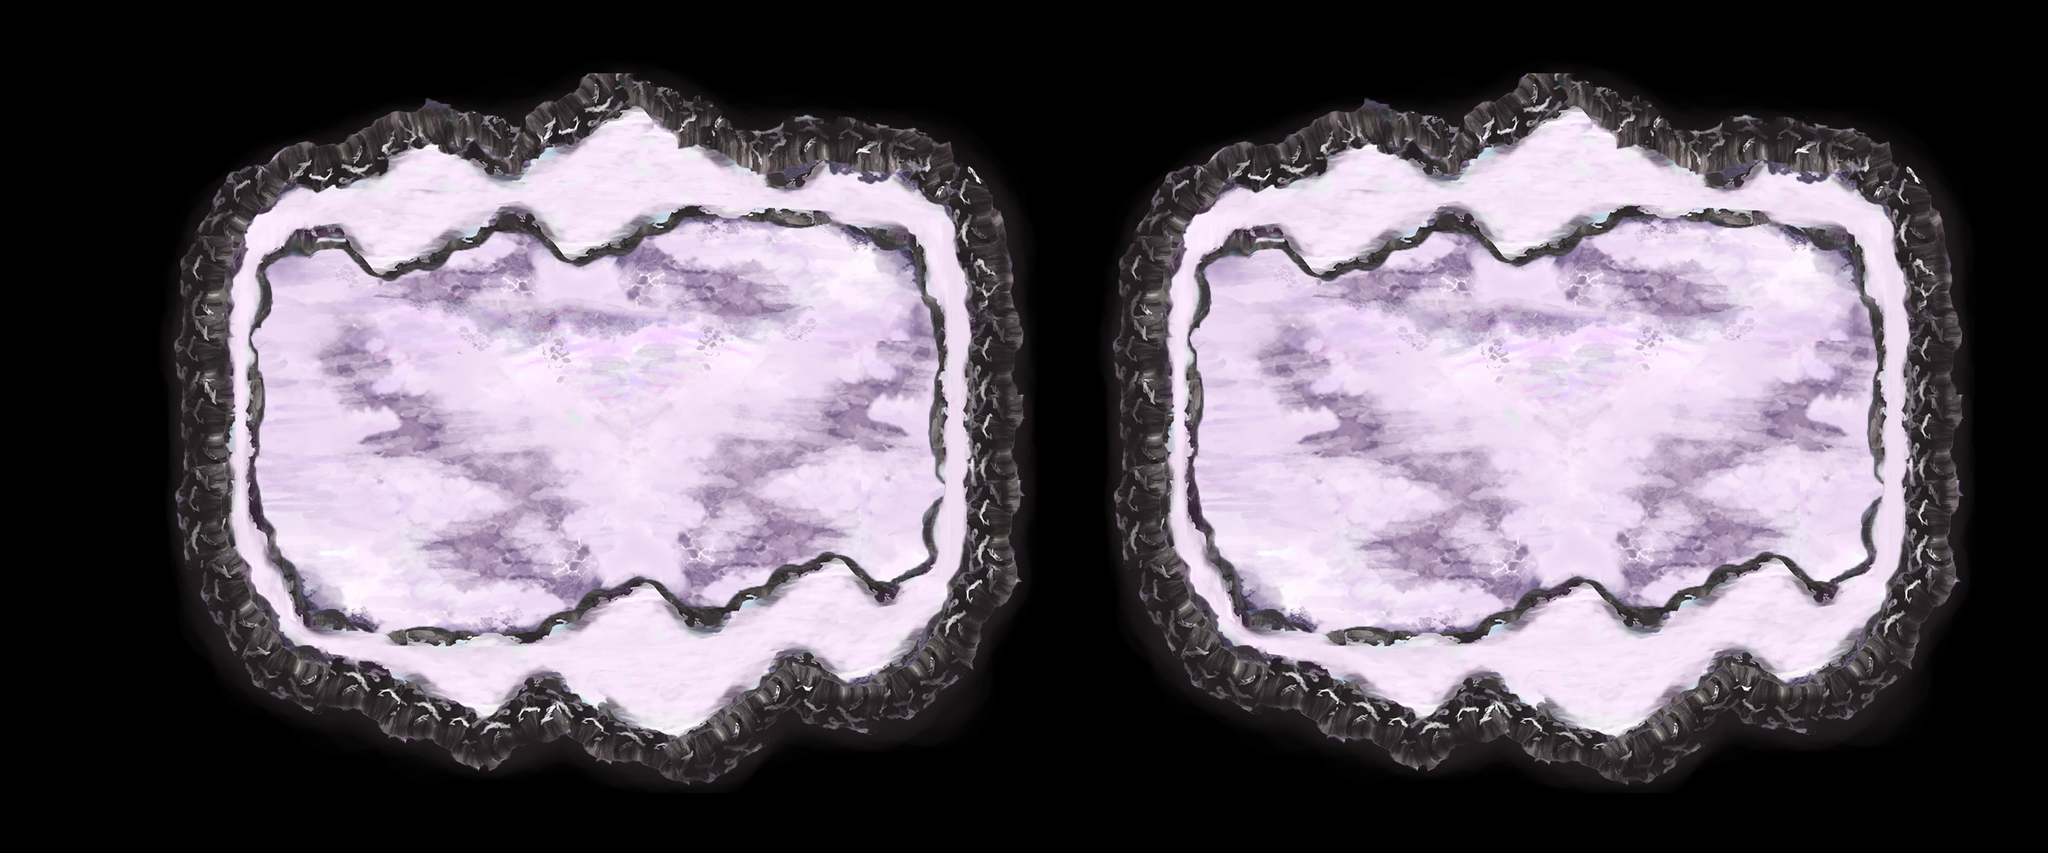

This game map was drawn from its Tiled (.tmx) file and the tilesets committed beside it. A one-line description and the trimmed map source follow:
An orthogonal 72x30 tile map with 36x36 px tiles, 4 tile layers (bg, vWalls, hWalls, tiles).

<map version="1.0" orientation="orthogonal" width="72" height="30" tilewidth="36" tileheight="36">
 <properties>
  <property name="itemGoal" value="0" />
  <property name="itemSize" value="0" />
  <property name="playerLocation" value="!json! {&quot;x&quot;: 20, &quot;y&quot;:12 }" />
  <property name="tutorial" value="false" />
 </properties>
 <tileset firstgid="1" name="lvl_small" tilewidth="1112" tileheight="928">
  <tileoffset x="-556" y="464" />
  <image source="../../art/background/LS/lvl_small.png" trans="000000" width="1112" height="928" />
 </tileset>
 <layer name="bg" width="72" height="30">
  <data>[2160 cells, 0 non-empty, 0 distinct tile ids]</data>
 </layer>
 <layer name="vWalls" width="72" height="30">
  <data>[2160 cells, 0 non-empty, 0 distinct tile ids]</data>
 </layer>
 <layer name="hWalls" width="72" height="30">
  <data>[2160 cells, 2 non-empty, 1 distinct tile ids]</data>
 </layer>
 <layer name="tiles" width="72" height="30">
  <data>[2160 cells, 0 non-empty, 0 distinct tile ids]</data>
 </layer>
</map>
